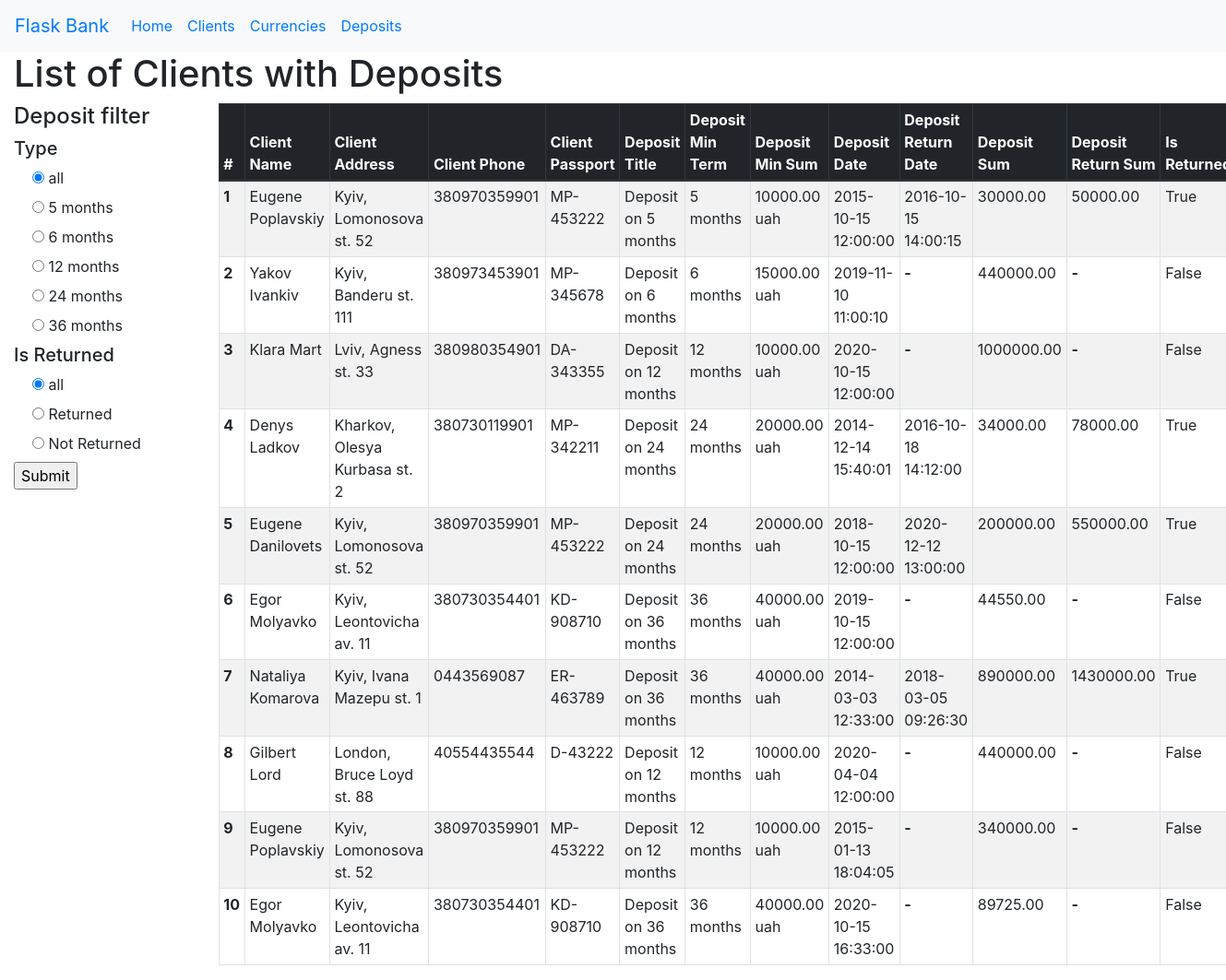
The app's page /clients/deposit_clients with its own data.
### myproject/models.py (models this page shows, shortened)
class Client(db.Model):
    __tablename__ = 'clients'
    id = db.Column(db.Integer, primary_key=True)
    name = db.Column(db.Text)
    address = db.Column(db.Text)
    phone_number = db.Column(db.Text)
    passport = db.Column(db.Text)
    deposit_date = db.Column(db.DateTime)
    deposit_return_date = db.Column(db.DateTime)
    deposit_id = db.Column(db.Integer, db.ForeignKey('deposits.id'))
    deposit = db.relationship('Deposit', backref='client', uselist=False)
    deposit_sum = db.Column(db.Numeric)
    deposit_return_sum = db.Column(db.Numeric)
    deposit_return_mark = db.Column(db.Boolean)

class Deposit(db.Model):
    __tablename__ = 'deposits'
    id = db.Column(db.Integer, primary_key=True)
    name = db.Column(db.Text)
    deposit_min_term = db.Column(db.Integer)
    deposit_min_sum = db.Column(db.Numeric)
    currency_id = db.Column(db.Integer, db.ForeignKey('currencies.id'))
    currency = db.relationship('Currency', backref='deposit', uselist=False)

### myproject/clients/views.py (the view, shortened to what this page needs)
@clients_blueprint.route('/deposit_clients', methods=['GET', 'POST'])
def deposit_clients():
    form = RadioForm()
    clients = Client.query.all()
    return render_template('deposit_clients.html', clients=clients, form=form)

### myproject/clients/forms.py
class RadioForm(FlaskForm):
    deposit_filter = RadioField('Deposit type',
           choices=[('0','all'),('5','5 months'),('6','6 months'),('12','12 months'),
                    ('24','24 months'),('36','36 months')], default='0')
    deposit_mark_filter = RadioField('Deposit mark',
        choices=[('0','all'),('True','Returned'),('False', 'Not Returned')], default='0')

### myproject/clients/templates/clients/deposit_clients.html (shortened to what this page needs)
{% extends "base.html" %}
{% block content %}
<div class="row">
  <div class="col-12">
    <h1>List of Clients with Deposits</h1>
  </div>
</div>
<div class="row">
  <div class="col-2">
  <h4>Deposit filter</h4>
    <form method="post">
      <h5>Type</h5>
      {% for subfield in form.deposit_filter %}
        <div class="form-check">
          {{ subfield }}
          {{ subfield.label }}
        </div>
      {% endfor %}
      <h5>Is Returned</h5>
      {% for subfield in form.deposit_mark_filter %}
      <div class="form-check">
        {{ subfield }}
        {{ subfield.label }}
      </div>
    {% endfor %}
      <input type="submit" name="Submit">
    </form>
  </div>
  <div class="col-10">
    <table class="table table-striped table-bordered table-sm">
        <thead class="thead-dark">
          <tr>
            <th scope="col">#</th>
            <th scope="col">Client Name</th>
            <th scope="col">Client Address</th>
            <th scope="col">Client Phone</th>
            <th scope="col">Client Passport</th>
            <th scope="col">Deposit Title</th>
            <th scope="col">Deposit Min Term</th>
            <th scope="col">Deposit Min Sum</th>
            <th scope="col">Deposit Date</th>
            <th scope="col">Deposit Return Date</th>
            <th scope="col">Deposit Sum</th>
            <th scope="col">Deposit Return Sum</th>
            <th scope="col">Is Returned</th>
          </tr>
        </thead>
        <tbody>
          {% for client in clients  %}
          <tr>
            <th scope="row">{{loop.index}}</th>
            <td>{{client.name}}</td>
            <td>{{client.address}}</td>
            <td>{{client.phone_number}}</td>
            <td>{{client.passport}}</td>
            <td>{{client.deposit.name}}</td>
            <td>{{client.deposit.deposit_min_term}} months</td>
            <td>{{"{:.2f}".format(client.deposit.deposit_min_sum)}} uah</td>
            <td>{{client.deposit_date}}</td>
            <td>
              {% if client.deposit_return_date is none %}
                  <strong>-</strong>
              {% else %}
                  {{client.deposit_return_date}}
              {% endif %}
            </td>
            <td>{{"{:.2f}".format(client.deposit_sum)}}</td>
            <td>
              {% if client.deposit_return_sum is none %}
                  <strong>-</strong>
              {% else %}
                  {{"{:.2f}".format(client.deposit_return_sum)}}
              {% endif %}
            </td>
            <td>{{client.deposit_return_mark}}</td>
          </tr>
          {% endfor %}
        </tbody>
      </table>
  </div>
</div>
{% endblock %}

### records on screen
Client: name "Eugene Poplavskiy", address "Kyiv, Lomonosova st. 52", phone_number "380970359901", passport "MP-453222", deposit.name "Deposit on 5 months", deposit.deposit_min_term "5", deposit_date "2015-10-15 12:00:00", deposit_return_date "2016-10-15 14:00:15", deposit_sum "30000.00", deposit_return_sum "50000.00", deposit_return_mark "True"
Deposit: deposit.deposit_min_sum "10000.00"
Client: name "Yakov Ivankiv", address "Kyiv, Banderu st. 111", phone_number "380973453901", passport "MP-345678", deposit.name "Deposit on 6 months", deposit.deposit_min_term "6", deposit_date "2019-11-10 11:00:10", deposit_sum "440000.00", deposit_return_mark "False"
Deposit: deposit.deposit_min_sum "15000.00"
Client: name "Klara Mart", address "Lviv, Agness st. 33", phone_number "380980354901", passport "DA-343355", deposit.name "Deposit on 12 months", deposit.deposit_min_term "12", deposit_date "2020-10-15 12:00:00", deposit_sum "1000000.00", deposit_return_mark "False"
Deposit: deposit.deposit_min_sum "10000.00"
Client: name "Denys Ladkov", address "Kharkov, Olesya Kurbasa st. 2", phone_number "380730119901", passport "MP-342211", deposit.name "Deposit on 24 months", deposit.deposit_min_term "24", deposit_date "2014-12-14 15:40:01", deposit_return_date "2016-10-18 14:12:00", deposit_sum "34000.00", deposit_return_sum "78000.00", deposit_return_mark "True"
Deposit: deposit.deposit_min_sum "20000.00"
Client: name "Eugene Danilovets", address "Kyiv, Lomonosova st. 52", phone_number "380970359901", passport "MP-453222", deposit.name "Deposit on 24 months", deposit.deposit_min_term "24", deposit_date "2018-10-15 12:00:00", deposit_return_date "2020-12-12 13:00:00", deposit_sum "200000.00", deposit_return_sum "550000.00", deposit_return_mark "True"
Client: name "Egor Molyavko", address "Kyiv, Leontovicha av. 11", phone_number "380730354401", passport "KD-908710", deposit.name "Deposit on 36 months", deposit.deposit_min_term "36", deposit_date "2019-10-15 12:00:00", deposit_sum "44550.00", deposit_return_mark "False"
Deposit: deposit.deposit_min_sum "40000.00"
Client: name "Nataliya Komarova", address "Kyiv, Ivana Mazepu st. 1", phone_number "0443569087", passport "ER-463789", deposit.name "Deposit on 36 months", deposit.deposit_min_term "36", deposit_date "2014-03-03 12:33:00", deposit_return_date "2018-03-05 09:26:30", deposit_sum "890000.00", deposit_return_sum "1430000.00", deposit_return_mark "True"
Client: name "Gilbert Lord", address "London, Bruce Loyd st. 88", phone_number "40554435544", passport "D-43222", deposit.name "Deposit on 12 months", deposit.deposit_min_term "12", deposit_date "2020-04-04 12:00:00", deposit_sum "440000.00", deposit_return_mark "False"
Client: name "Eugene Poplavskiy", address "Kyiv, Lomonosova st. 52", phone_number "380970359901", passport "MP-453222", deposit.name "Deposit on 12 months", deposit.deposit_min_term "12", deposit_date "2015-01-13 18:04:05", deposit_sum "340000.00", deposit_return_mark "False"
Client: name "Egor Molyavko", address "Kyiv, Leontovicha av. 11", phone_number "380730354401", passport "KD-908710", deposit.name "Deposit on 36 months", deposit.deposit_min_term "36", deposit_date "2020-10-15 16:33:00", deposit_sum "89725.00", deposit_return_mark "False"

### other values on screen
{{ subfield.label }} "all" "5 months" "6 months" "12 months" "24 months" "36 months"
{{ subfield.label }} "all" "Returned" "Not Returned"
